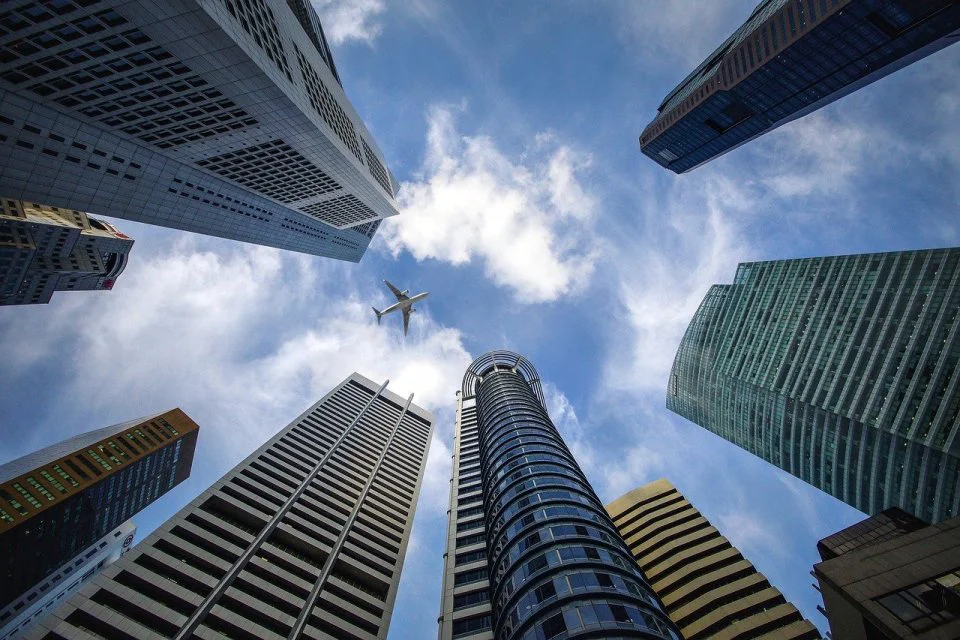
#> input picture image.png, 960 x 640 px, found by its file name
$ jupyter execute Pengolahan_Citra_v2.ipynb
#> lines starting #> are read from the running program, lines starting #| are printed output that depends on the picture
<a href="https://colab.research.google.com/github/robbymugiakbar/Pengolahan-Citra-v2/blob/main/Pengolahan_Citra_v2.ipynb" target="_parent"></a>

[cell 1]
import numpy as np
import matplotlib.pyplot as plt
import imageio.v2 as imageio

# Fungsi untuk mengaplikasikan operator Robert
def robert_operator(image):
    robert_x = np.array([[1, 0], [0, -1]])
    robert_y = np.array([[0, 1], [-1, 0]])

    gradient_x = convolve2d(image, robert_x, mode='same')
    gradient_y = convolve2d(image, robert_y, mode='same')

    gradient_magnitude = np.sqrt(gradient_x**2 + gradient_y**2)
    return gradient_magnitude

# Fungsi untuk mengaplikasikan operator Sobel
def sobel_operator(image):
    sobel_x = np.array([[-1, 0, 1], [-2, 0, 2], [-1, 0, 1]])
    sobel_y = np.array([[-1, -2, -1], [0, 0, 0], [1, 2, 1]])

    gradient_x = convolve2d(image, sobel_x, mode='same')
    gradient_y = convolve2d(image, sobel_y, mode='same')

    gradient_magnitude = np.sqrt(gradient_x**2 + gradient_y**2)
    return gradient_magnitude

# Fungsi untuk melakukan konvolusi 2D
def convolve2d(image, kernel, mode='same'):
    return np.absolute(np.fft.ifft2(np.fft.fft2(image) * np.fft.fft2(kernel, s=image.shape))).real

# Membaca gambar dalam mode grayscale
image = imageio.imread('/content/sample_data/image.png', mode='L')  # 'L' untuk grayscale
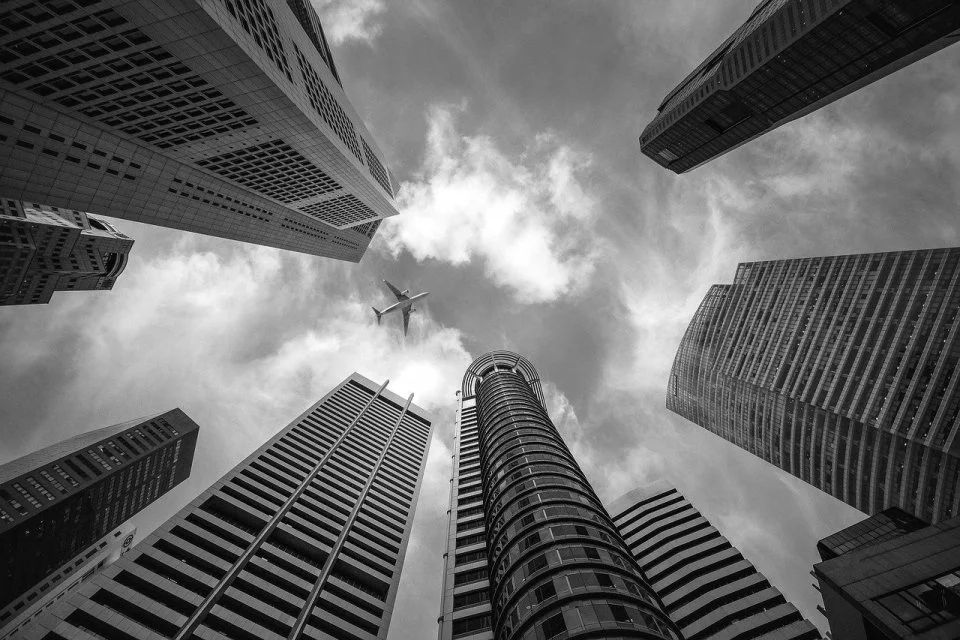
#> image: shape (640, 960); min 0, max 255, mean 104.3

# Mengaplikasikan operator Robert dan Sobel
robert_edge = robert_operator(image)
#> in convolve2d, `return np.absolute(np.fft.ifft2(np.fft.fft2(image) * np.fft.fft2(kerne..`:
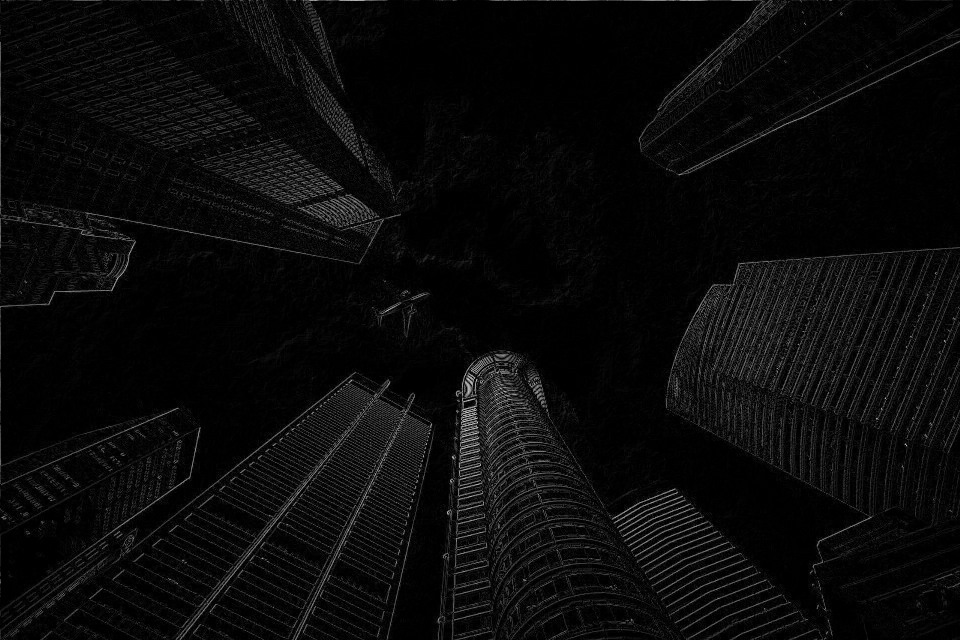
#> returned value: shape (640, 960) float64; min 5.63e-18, max 217, mean 10.6
#> call 2 of convolve2d, with kernel = array of shape (2, 2), mode = 'same'
#> in convolve2d (call 2), `return np.absolute(np.fft.ifft2(np.fft.fft2(image) * np.fft.fft2(kerne..`:
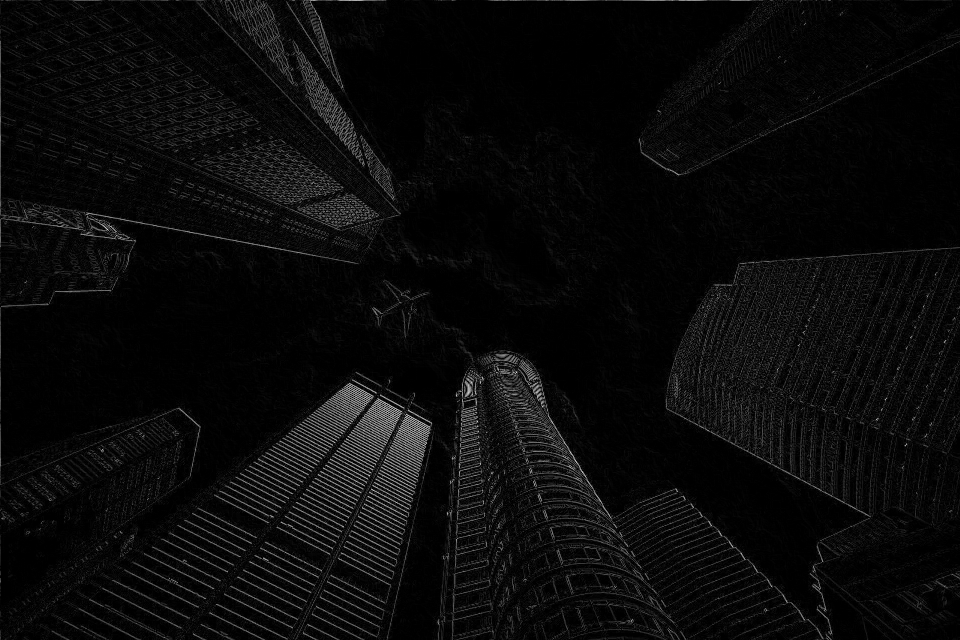
#> returned value: shape (640, 960) float64; min 3.13e-18, max 216, mean 10.9
#> in robert_operator, `gradient_magnitude = np.sqrt(gradient_x**2 + gradient_y**2)`:
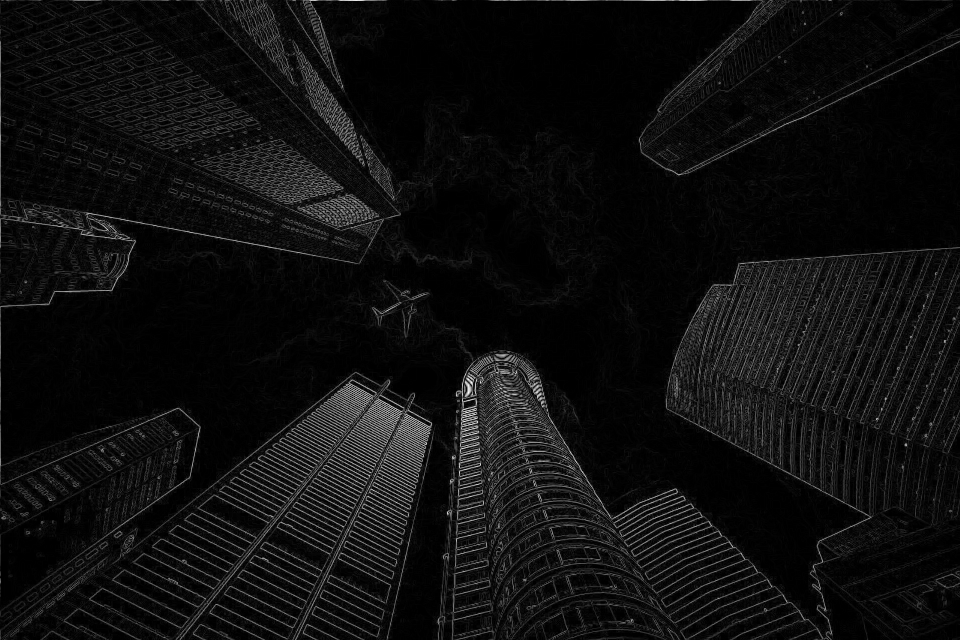
#> gradient_magnitude: shape (640, 960) float64; min 2.28e-15, max 276.6, mean 16.6; drawn with min black and max white
sobel_edge = sobel_operator(image)
#> call 3 of convolve2d, with kernel = array of shape (3, 3), mode = 'same'
#> in convolve2d (call 3), `return np.absolute(np.fft.ifft2(np.fft.fft2(image) * np.fft.fft2(kerne..`:
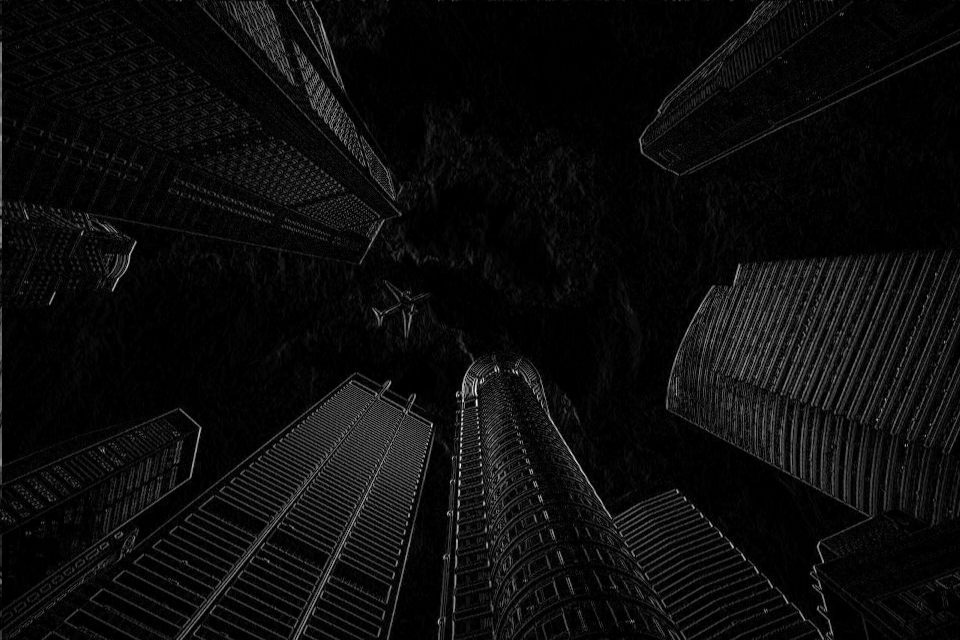
#> returned value: shape (640, 960) float64; min 9.09e-18, max 790, mean 39.3; drawn with min black and max white
#> call 4 of convolve2d, with kernel = array of shape (3, 3), mode = 'same'
#> in convolve2d (call 4), `return np.absolute(np.fft.ifft2(np.fft.fft2(image) * np.fft.fft2(kerne..`:
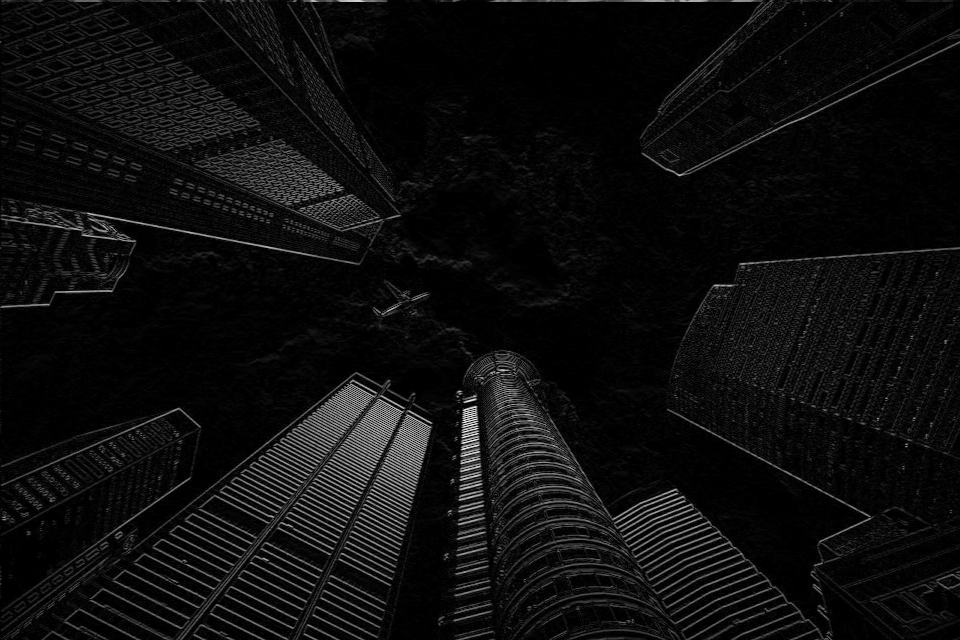
#> returned value: shape (640, 960) float64; min 2.66e-17, max 845, mean 47.1; drawn with min black and max white
#> in sobel_operator, `gradient_magnitude = np.sqrt(gradient_x**2 + gradient_y**2)`:
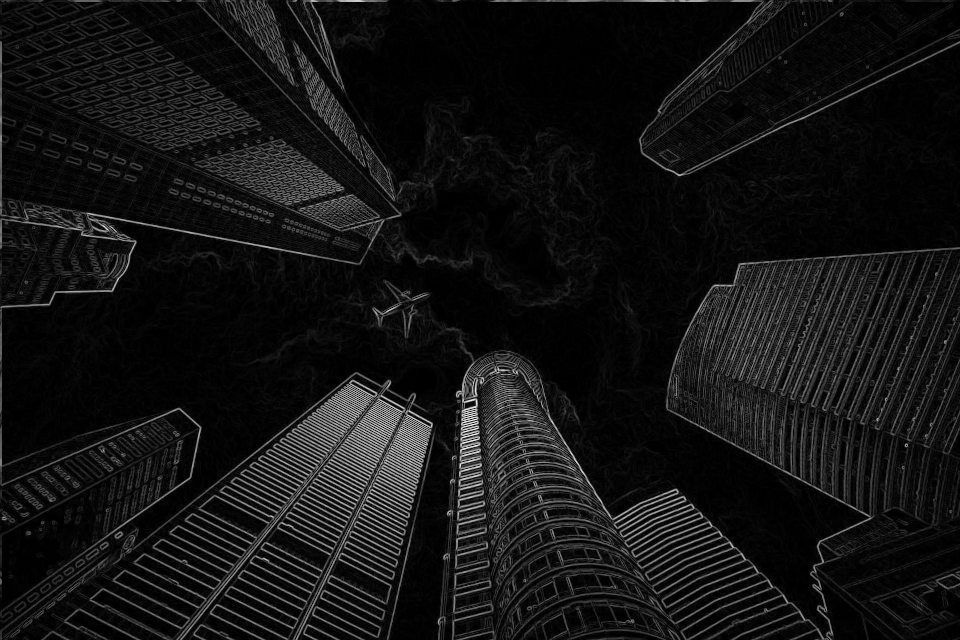
#> gradient_magnitude: shape (640, 960) float64; min 3.19e-15, max 864.2, mean 67.9; drawn with min black and max white

# Menampilkan hasil
plt.figure(figsize=(25, 17))

plt.subplot(1, 3, 1)
plt.title('Original Image')
plt.imshow(image, cmap='gray')

plt.subplot(1, 3, 2)
plt.title('Robert Edge Detection')
plt.imshow(robert_edge, cmap='gray')

plt.subplot(1, 3, 3)
plt.title('Sobel Edge Detection')
plt.imshow(sobel_edge, cmap='gray')

plt.show()
